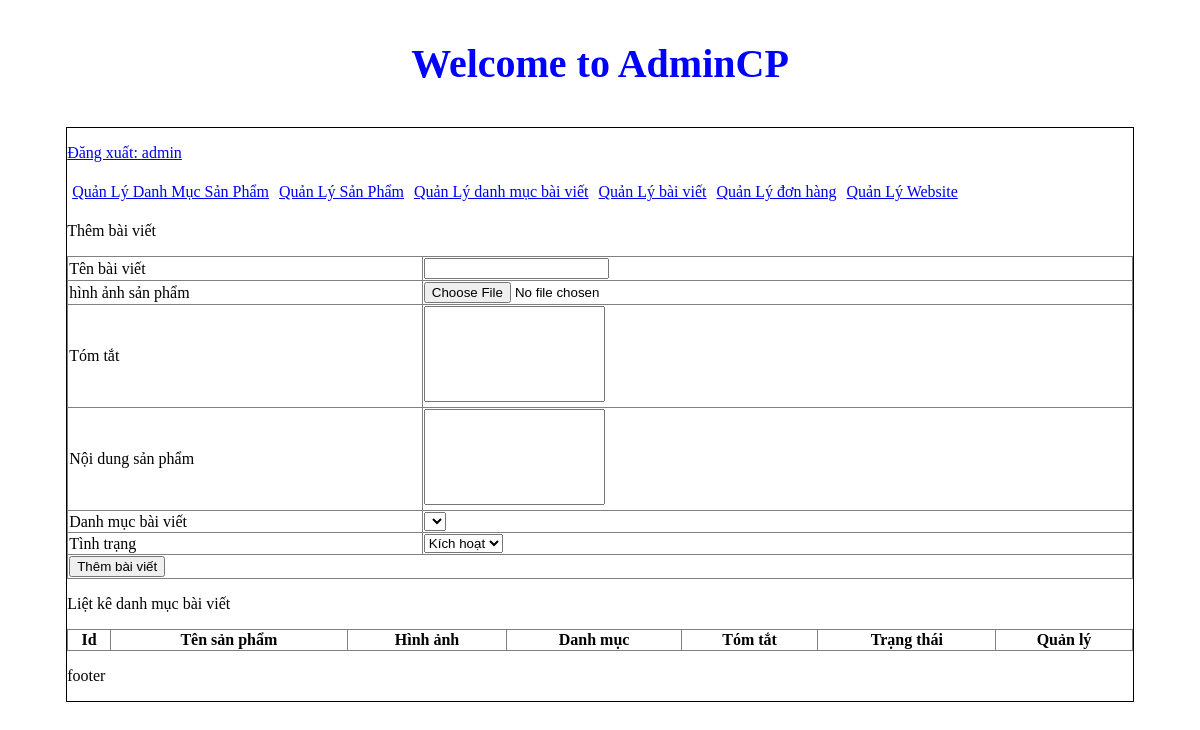
The page /admincp/index.php?action=quanlybaiviet&query=them (signed in) on the database as committed earlier.
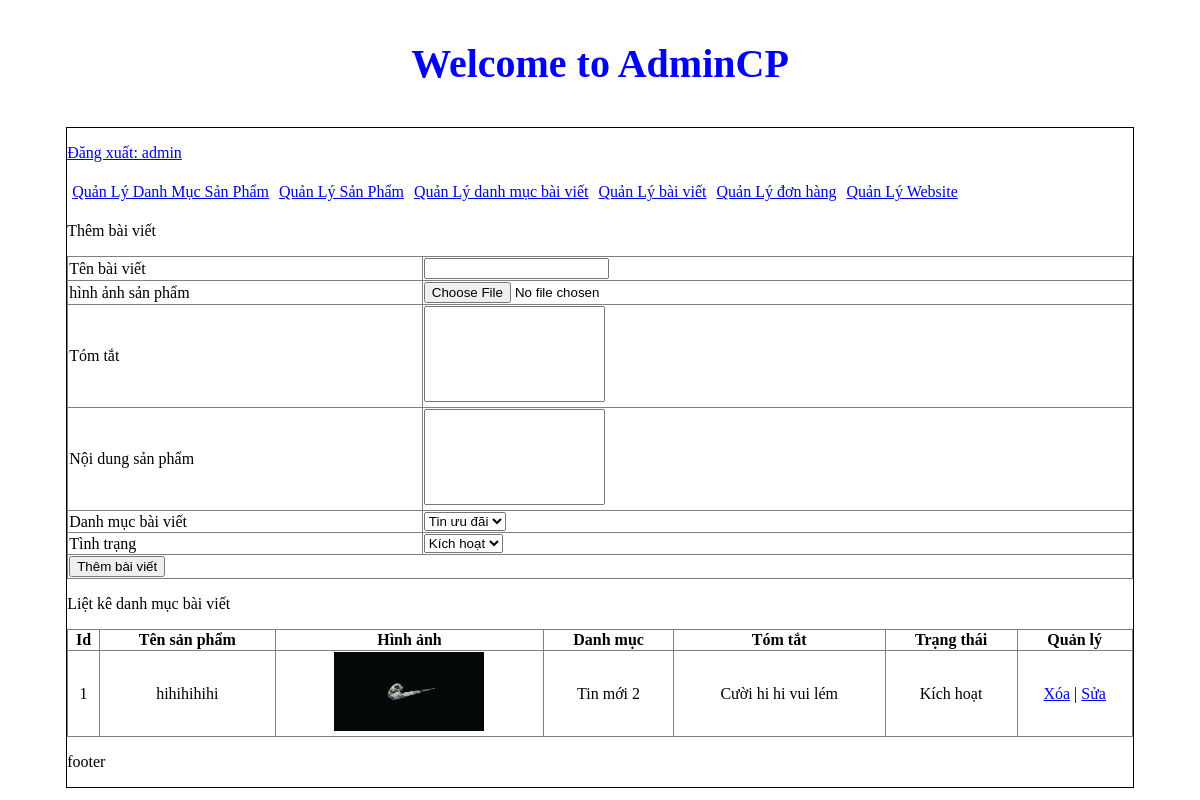
The same page on the database as committed later.
### tables this page shows
CREATE TABLE `tbl_baiviet` (
  `id` int(11) NOT NULL,
  `tenbaiviet` varchar(255) NOT NULL,
  `tomtat` mediumtext NOT NULL,
  `noidung` longtext NOT NULL,
  `id_danhmuc` int(11) NOT NULL,
  `tinhtrang` int(11) NOT NULL,
  `hinhanh` varchar(255) NOT NULL
);

CREATE TABLE `tbl_danhmucbaiviet` (
  `id_baiviet` int(11) NOT NULL,
  `tendanhmuc_baiviet` varchar(255) NOT NULL,
  `thutu` int(11) NOT NULL
);

### web/admincp/modules/quanlybaiviet/lietke.php (the view)
<?php
  $sql_lietke_bv = "SELECT * FROM tbl_baiviet,tbl_danhmucbaiviet WHERE tbl_baiviet.id_danhmuc=tbl_danhmucbaiviet.id_baiviet ORDER BY tbl_baiviet.id DESC";
  $query_lietke_bv = mysqli_query($mysqli,$sql_lietke_bv);
 ?>
<p>Liệt kê danh mục bài viết</p>
<table border="1" width="100%" style="border-collapse: collapse;">
  <tr>
    <th>Id</th>
    <th>Tên sản phẩm</th>
    <th>Hình ảnh</th>
    <th>Danh mục</th>
    <th>Tóm tắt</th>
    <th>Trạng thái</th>
    <th>Quản lý</th>
  </tr>
  <?php
  $i = 0;
  while($row = mysqli_fetch_array($query_lietke_bv)){
  	$i++;
   ?>
  <tr style="text-align: center;">
    <td><?php echo $i ?></td>
    <td><?php echo $row['tenbaiviet'] ?></td>
    <td><img width="150px" src="modules/quanlybaiviet/uploads/<?php echo $row['hinhanh'] ?>" width="150px"></td>
    <td><?php echo $row['tendanhmuc_baiviet'] ?></td>
    <td><?php echo $row['tomtat'] ?></td>
    <td><?php if($row['tinhtrang']==1){
        echo 'Kích hoạt';
    }else{
        echo 'Ẩn';
    }
    ?>
    </td>
    <td>
    	<a href="modules/quanlybaiviet/xuly.php?idbaiviet=<?php echo $row['id'] ?>">Xóa</a> | <a href="?action=quanlybaiviet&query=sua&idbaiviet=<?php echo $row['id'] ?>">Sửa</a>
    </td>
  </tr>
<?php
}
?>
</table>

### web/admincp/modules/quanlybaiviet/them.php (shortened to what this page needs)
<p>Thêm bài viết</p>
<table border="1" width="100%" style="border-collapse: collapse;">
<form method="POST" action="modules/quanlybaiviet/xuly.php" enctype="multipart/form-data">
  <tr>
    <td>Tên bài viết</td>
    <td><input type="text" name="tenbaiviet" width="100%"></td>
  </tr>
  <tr>
    <td>hình ảnh sản phẩm </td>
    <td>
      <input type="file" name="hinhanh" width="100%">
    </td>
  </tr>
  <tr>
    <td>Tóm tắt </td>
    <td><textarea rows="6"  name="tomtat" style="resize: none"></textarea></td>
  </tr>
  <tr>
    <td>Nội dung sản phẩm </td>
    <td><textarea rows="6"  name="noidung" style="resize: none"></textarea></td>
  </tr>
  <tr>
    <td>Danh mục bài viết</td>
    <td><select name="danhmuc">
        <?php
        $sql_danhmuc = "SELECT * FROM tbl_danhmucbaiviet ORDER BY id_baiviet DESC";
        $query_danhmuc = mysqli_query($mysqli,$sql_danhmuc);
        while($row_danhmuc = mysqli_fetch_array($query_danhmuc)){
        ?>
        <option value="<?php echo $row_danhmuc['id_baiviet'] ?>"><?php echo $row_danhmuc['tendanhmuc_baiviet'] ?></option>
        <?php
        }
        ?>
      </select>
    </td>
  </tr>
  <tr>
    <td>Tình trạng</td>
    <td><select name="tinhtrang">
        <option value="1">Kích hoạt</option>
      </select>
    </td>
  </tr>
  <tr>
    <td colspan="2"><input type="submit" name="thembaiviet" value="Thêm bài viết"></td>
  </tr>
</form>
</table>

Rows that differ between the two databases and show on the page:
added tbl_baiviet: tenbaiviet "hihihihihi", hinhanh (picture), tbl_danhmucbaiviet.tendanhmuc_baiviet "Tin mới 2", tomtat "Cười hi hi vui lém", tinhtrang "Kích hoạt"
Other text that changed with them:
form field danhmuc: (not shown) → "Tin ưu đãi"
